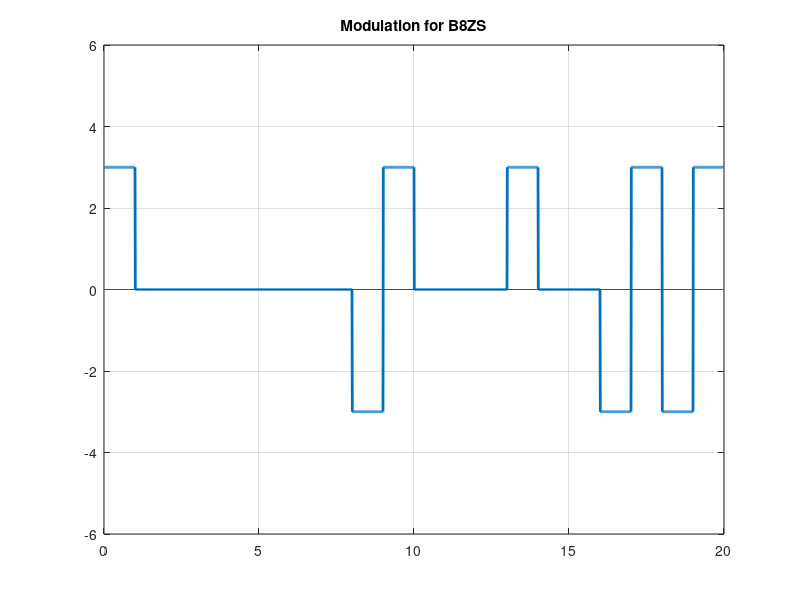

MATLAB code to generate this figure:
clc; 
clear all;
close all;

dataBits = [1 0 0 0 0 0 0 0 1 1 0 0 0 0 0 0 0 0 1 1];
voltage = 3;

zeroCount = 0;
prvNonZeroVoltage = -voltage;

modulated = [];

for i = 1 : length(dataBits)
    if dataBits(i) == 0
        zeroCount = zeroCount + 1;
    else
        modulated(i) = -prvNonZeroVoltage;
        prvNonZeroVoltage = -prvNonZeroVoltage;
        zeroCount = 0;
    end
    if zeroCount == 8
        modulated(i-4) = prvNonZeroVoltage;
        modulated(i-1) = -prvNonZeroVoltage;
        modulated(i) = prvNonZeroVoltage;
        zeroCount = 0;
    end
end

bitDuration = 1;
samplingRate = 100;
totalTime = length(dataBits) * bitDuration;
time = 0: 1/ samplingRate: totalTime;

index = 1;
signal = [];
for i = 1 : length(time)
    signal(i) = modulated(index);
    if time(i) / bitDuration >= index
        index = index + 1;
    end
end

% ploting
plot(time, signal, 'LineWidth', 2);
axis([0 totalTime -voltage-3 voltage+3]);
grid on;
title("Modulation for B8ZS");
line ([0, totalTime], [0 0], "linestyle", "-", "color", "r");


%Demodulation
demodulated = [];
index = 1;
prvNonZeroVoltage = -voltage;
for i = 1 : length(time)
    if time(i)/bitDuration >= index
        data = signal(i);

        if data == 0
            demodulated(index) = 0;
        elseif (data == prvNonZeroVoltage)
            demodulated(index) = 0;
            demodulated(index+1) = 0;
            demodulated(index+3) = 0;
            demodulated(index+4) = 0;

            index = index + 4;
        else
            demodulated(index) = 1;
            prvNonZeroVoltage = -prvNonZeroVoltage;
        end
        index = index + 1;
    end
end

disp("Orginal bits:");
disp(dataBits);

disp("Demodulation:");
disp(demodulated);
